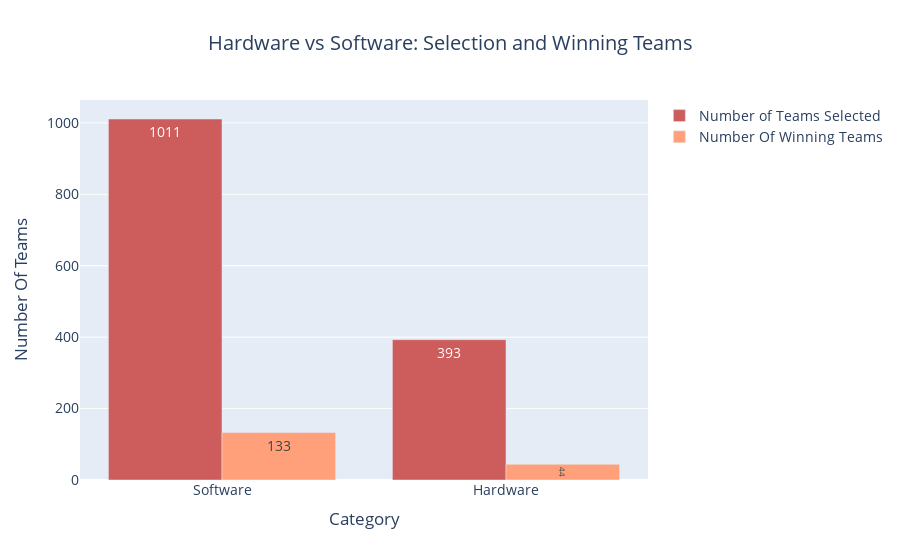

Here is the notebook cell this chart was saved with:
### Code cell
import plotly.graph_objects as go

# Prepare data
category_selection_count = merged_data['Category'].value_counts()
category_winning_count = merged_data[merged_data['WINNING STATUS'] == 'Winner']['Category'].value_counts()
categories = category_selection_count.index
selection_values = category_selection_count.values
winning_values = category_winning_count.reindex(categories, fill_value=0).values

# Create figure
fig = go.Figure()

# Add Selected Teams bar
fig.add_trace(go.Bar(
    x=categories,
    y=selection_values,
    name='Number of Teams Selected',
    marker_color='indianred',
    text=selection_values,  # Add text for selected values
    textposition='inside'  # Position text inside the bars
))

# Add Winning Teams bar
fig.add_trace(go.Bar(
    x=categories,
    y=winning_values,
    name='Number Of Winning Teams',
    marker_color='lightsalmon',
    text=winning_values,  # Add text for winning values
    textposition='inside'  # Position text inside the bars
))

# Update layout
fig.update_layout(
    barmode='group',
    title='Hardware vs Software: Selection and Winning Teams',
    xaxis_title='Category',
    yaxis_title='Number Of Teams',
    title_x=0.5,  # Center the title
    font=dict(size=14),
)

# Show the figure
fig.show()

### Figure 1 — Plotly figure (JSON) as saved in the notebook; plotly's stock layout.template omitted (floating-point values rounded to 4 significant figures)
{"data": [{"marker": {"color": "indianred"}, "name": "Number of Teams Selected", "text": [1011, 393], "textposition": "inside", "type": "bar", "x": ["Software", "Hardware"], "y": [1011, 393]}, {"marker": {"color": "lightsalmon"}, "name": "Number Of Winning Teams", "text": [133, 44], "textposition": "inside", "type": "bar", "x": ["Software", "Hardware"], "y": [133, 44]}], "layout": {"barmode": "group", "font": {"size": 14}, "title": {"text": "Hardware vs Software: Selection and Winning Teams", "x": 0.5}, "xaxis": {"title": {"text": "Category"}}, "yaxis": {"title": {"text": "Number Of Teams"}}}}
